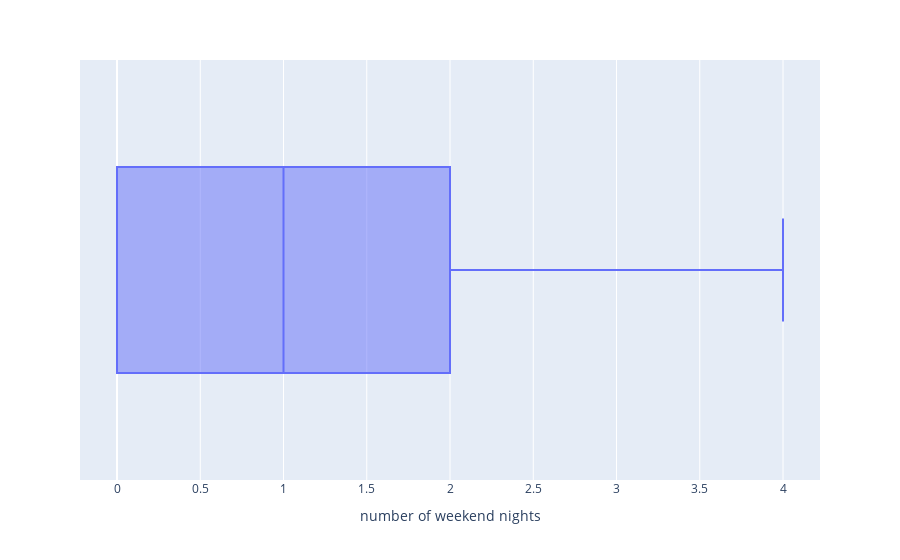

The notebook cell saved with this chart:
### Code cell
fig = px.box(new_df,x='number of weekend nights')
fig.show()

### Figure 1 — Plotly figure (JSON) as saved in the notebook; plotly's stock layout.template omitted (floating-point values rounded to 4 significant figures; data arrays with more than 128 entries replaced by an {"elided": "..."} marker saying what was removed)
{"data": [{"alignmentgroup": "True", "hovertemplate": "number of weekend nights=%{x}<extra></extra>", "legendgroup": "", "marker": {"color": "#636efa"}, "name": "", "notched": false, "offsetgroup": "", "orientation": "h", "showlegend": false, "type": "box", "x": {"elided": "36230 int values"}, "x0": " ", "xaxis": "x", "y0": " ", "yaxis": "y"}], "layout": {"boxmode": "group", "legend": {"tracegroupgap": 0}, "margin": {"t": 60}, "xaxis": {"anchor": "y", "domain": [0, 1], "title": {"text": "number of weekend nights"}}, "yaxis": {"anchor": "x", "domain": [0, 1]}}}
